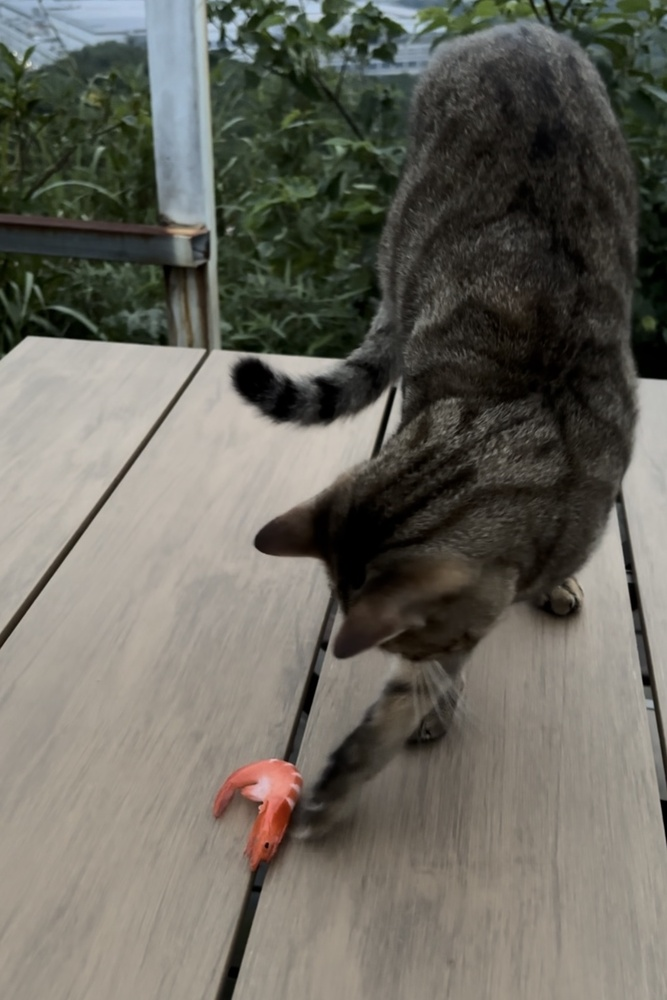
#> input picture img/cat/cat1.jpg, 667 x 1000 px, shrunk from 1264 x 1896 before the run
$ python Lucas_Kanade.py
#> lines starting #> are read from the running program, lines starting #| are printed output that depends on the picture; after the words box and inside, x2 and y2 are one past the last pixel; in counts of white or black regions, pixels touching at a corner belong together
import numpy as np
import cv2
import matplotlib.pyplot as plt

'''
    inRange checks whether the given cordinates line in the given image limits
 cordinates, limits are tuples i.e., (X,Y)
'''
def inRange( cordinates, limits):
	x,y = cordinates
	X_Limit, Y_Limit = limits
	return 0 <= x and x < X_Limit and 0 <= y and y < Y_Limit

'''
    opticalFlow calculates the displacements in X and Y directions i.e., (u,v)
    given two consecutive images varying with time
'''
def optical_flow(old_frame, new_frame, window_size, feature_params):

    feature_list = cv2.goodFeaturesToTrack(old_frame, mask = None, **feature_params)

    w = int(window_size/2)

    old_frame = old_frame / 255
    new_frame = new_frame / 255

    #Convolve to get gradients w.r.to X, Y and T dimensions
    kernel_x = np.array([[-1, 1], [-1, 1]])
    kernel_y = np.array([[-1, -1], [1, 1]])
    kernel_t = np.array([[1, 1], [1, 1]])

    fx = cv2.filter2D(old_frame, -1, kernel_x)              #Gradient over X
    fy = cv2.filter2D(old_frame, -1, kernel_y)              #Gradient over Y
    ft = cv2.filter2D(new_frame, -1, kernel_t) - cv2.filter2D(old_frame, -1, kernel_t)  #Gradient over Time


    u = np.zeros(old_frame.shape)
    v = np.zeros(old_frame.shape)

    for feature in feature_list:        #   for every corner
        j, i = feature.ravel()		#   get cordinates of the corners (i,j). They are stored in the order j, i
        i, j = int(i), int(j)		#   i,j are floats initially

        I_x = fx[i-w:i+w+1, j-w:j+w+1].flatten()
        I_y = fy[i-w:i+w+1, j-w:j+w+1].flatten()
        I_t = ft[i-w:i+w+1, j-w:j+w+1].flatten()

        b = np.reshape(I_t, (I_t.shape[0],1))
        A = np.vstack((I_x, I_y)).T

        U = np.matmul(np.linalg.pinv(A), b)     # Solving for (u,v) i.e., U

        u[i,j] = U[0][0]
        v[i,j] = U[1][0]

    return (u,v)


'''
Draw the displacement vectors on the image, given (u,v) and save it to the output filepath provided
'''
def drawOnFrame(frame, U, V, output_file):

    line_color = (0, 255, 0) #  Green

    for i in range(frame.shape[0]):
        for j in range(frame.shape[1]):
            u, v = U[i][j], V[i][j]

            if u and v:
                frame = cv2.arrowedLine( frame, (i, j), (int(round(i+u)), int(round(j+v))),
                                        (0, 255, 0),
                                        thickness=1
                                    )
    cv2.imwrite(output_file, frame)


'''
Create a plot of the displacement vectors given (u,v) and plot the two images and displacement in a row.
Save the plot to given output filepath
'''
def drawSeperately(old_frame, new_frame, U, V, output_file):

    displacement = np.ones_like(img2)
    displacement.fill(255.)             #Fill the displacement plot with White background
    line_color =  (0, 0, 0)
    # draw the displacement vectors
    for i in range(img2.shape[0]):
        for j in range(img2.shape[1]):

            start_pixel = (i,j)
            end_pixel = ( int(i+U[i][j]), int(j+V[i][j]) )

            #check if there is displacement for the corner and endpoint is in range
            if U[i][j] and V[i][j] and inRange( end_pixel, img1.shape ):
                displacement = cv2.arrowedLine( displacement, start_pixel, end_pixel, line_color, thickness =2)

    figure, axes = plt.subplots(1,3)
    axes[0].imshow(old_frame, cmap = "gray")
    axes[0].set_title("first image")
    axes[1].imshow(new_frame, cmap = "gray")
    axes[1].set_title("second image")
    axes[2].imshow(displacement, cmap = "gray")
    axes[2].set_title("displacements")
    figure.tight_layout()
    plt.savefig(output_file, bbox_inches = "tight", dpi = 200)


#   Read Input
img1 = cv2.imread("./img/cat/cat1.jpg")
#> img1 is the input picture: shape (1000, 667, 3); mean B, G, R 94.4, 103.3, 105.5
img1 = cv2.cvtColor(img1, cv2.COLOR_BGR2GRAY)
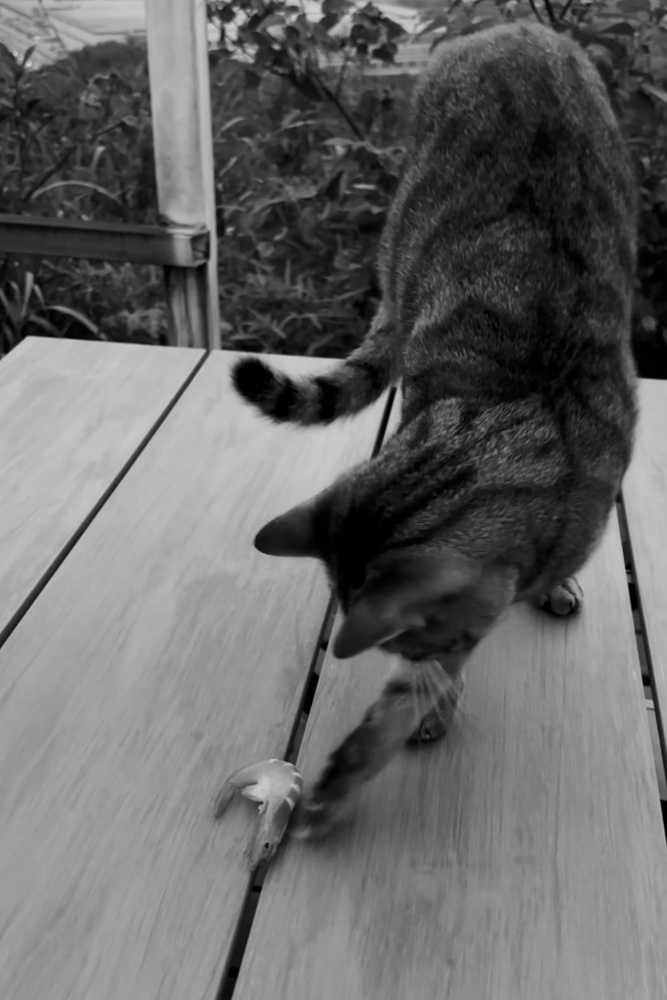
#> img1: shape (1000, 667); min 0, max 216, mean 103

img2 = cv2.imread("./img/cat/cat2.jpg")
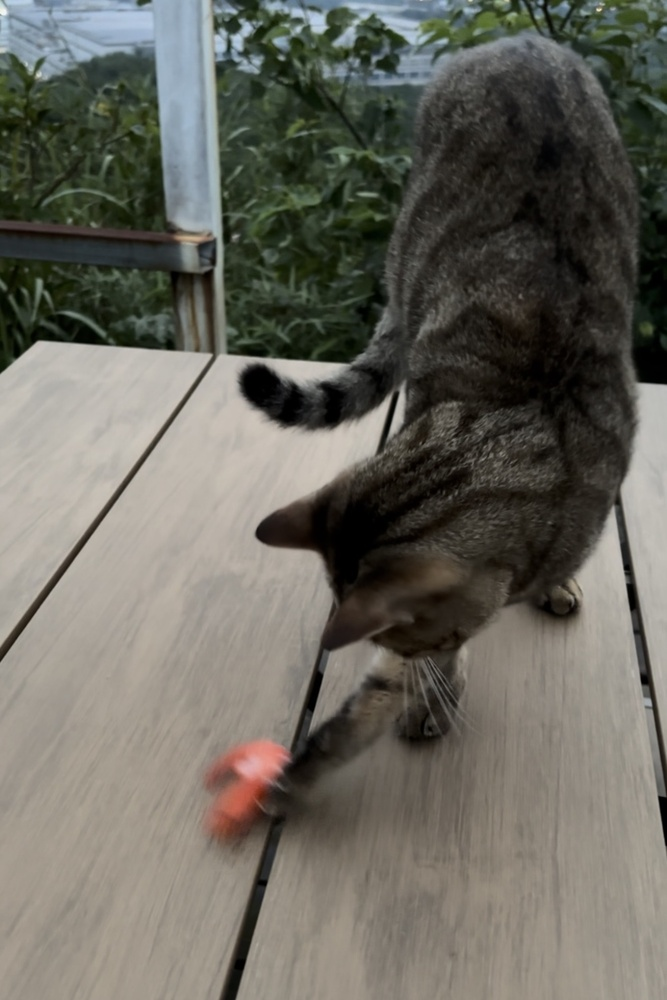
#> input picture img/cat/cat2.jpg, 667 x 1000 px, shrunk from 1264 x 1896 before the run
#> img2 is the input picture: shape (1000, 667, 3); mean B, G, R 94.8, 103.7, 105.6
img2 = cv2.cvtColor(img2, cv2.COLOR_BGR2GRAY)
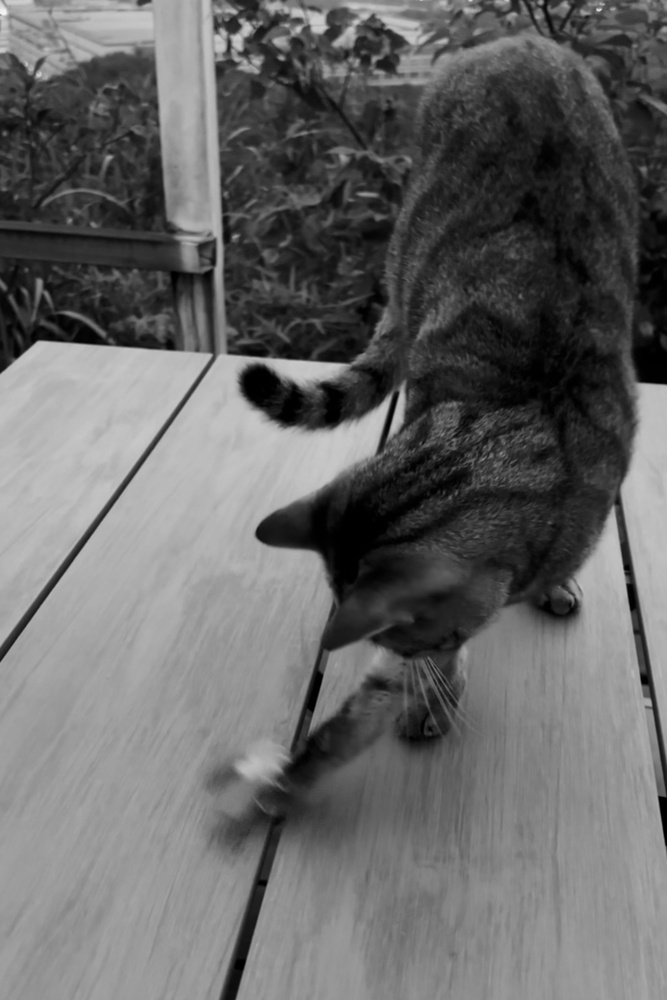
#> img2: shape (1000, 667); min 0, max 246, mean 103.2

# Obtain (u,v) from Lucas Kanade's optical flow approach
feature_params = dict( maxCorners = 100,
                       qualityLevel = 0.3,
                       minDistance = 7,
                       blockSize = 7 )

old_frame=img1
new_frame=img2
window_size=3


feature_list = cv2.goodFeaturesToTrack(old_frame, mask = None, **feature_params)
#> feature_list = 68 rows, first 8: [203, 350], [651, 708], [663, 800], [323, 15], [260, 804], [226, 26], [234, 8], [293, 762]

w = int(window_size/2)

old_frame = old_frame / 255
new_frame = new_frame / 255

#Convolve to get gradients w.r.to X, Y and T dimensions
kernel_x = np.array([[-1, 1], [-1, 1]])
kernel_y = np.array([[-1, -1], [1, 1]])
kernel_t = np.array([[1, 1], [1, 1]])

fx = cv2.filter2D(old_frame, -1, kernel_x)              #Gradient over X
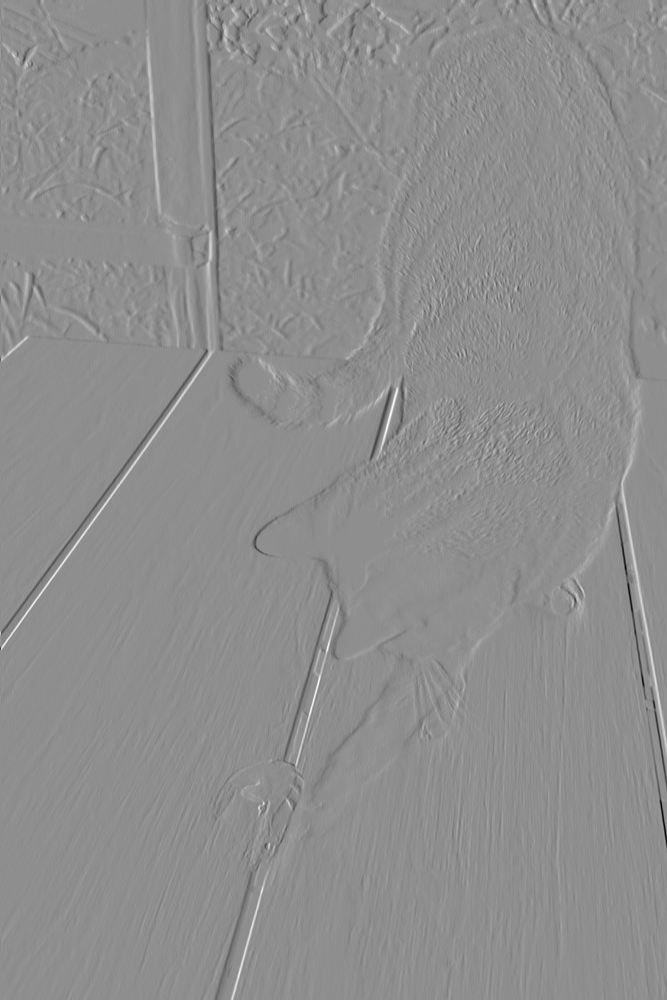
#> fx: shape (1000, 667) float64; min -0.843, max 0.667, mean -0.000188; drawn with min black and max white
fy = cv2.filter2D(old_frame, -1, kernel_y)              #Gradient over Y
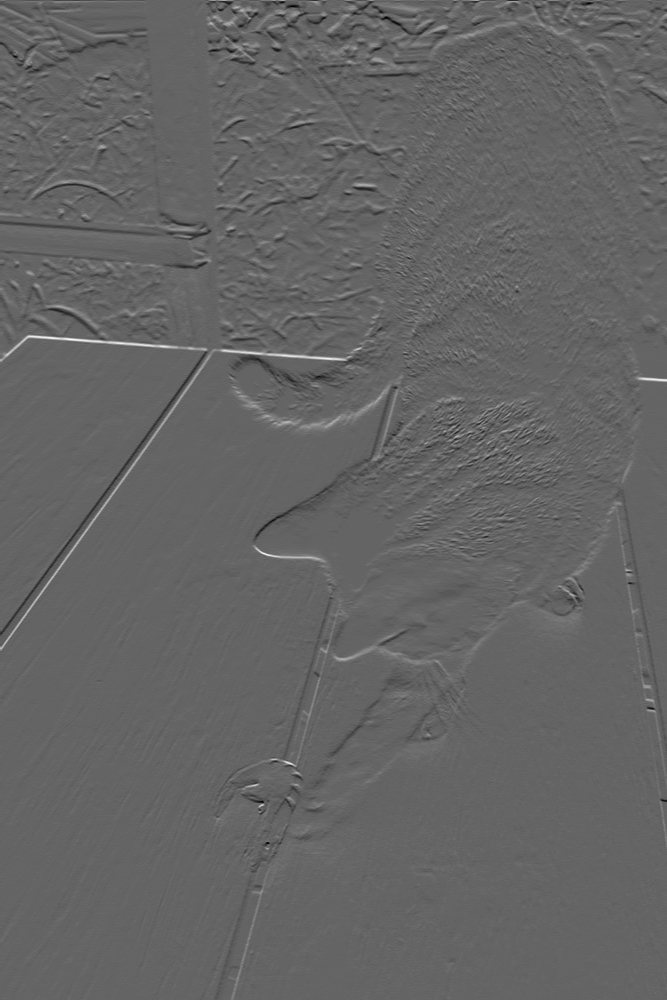
#> fy: shape (1000, 667) float64; min -0.447, max 0.682, mean 0.000133; drawn with min black and max white
ft = cv2.filter2D(new_frame, -1, kernel_t) - cv2.filter2D(old_frame, -1, kernel_t)  #Gradient over Time
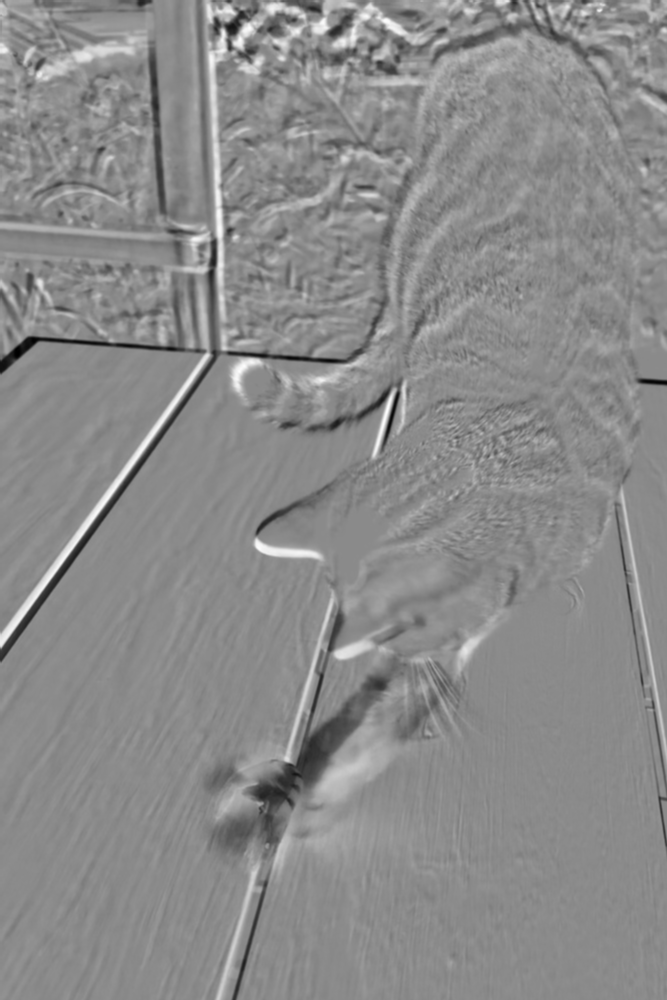
#> ft: shape (1000, 667) float64; min -3, max 2.52, mean 0.00385; drawn with min black and max white


u = np.zeros(old_frame.shape)
v = np.zeros(old_frame.shape)

for feature in feature_list:        #   for every corner
    j, i = feature.ravel()		#   get cordinates of the corners (i,j). They are stored in the order j, i
    i, j = int(i), int(j)		#   i,j are floats initially

    I_x = fx[i-w:i+w+1, j-w:j+w+1].flatten()
    I_y = fy[i-w:i+w+1, j-w:j+w+1].flatten()
    I_t = ft[i-w:i+w+1, j-w:j+w+1].flatten()

    b = np.reshape(I_t, (I_t.shape[0],1))
    A = np.vstack((I_x, I_y)).T

    U = np.matmul(np.linalg.pinv(A), b)     # Solving for (u,v) i.e., U

    u[i,j] = U[0][0]
    v[i,j] = U[1][0]
#> this loop made 68 passes
#> (j, i, U) on passes 1, 2, 3, 4, 5, 6, 7, 8, 10, 12, 15, 16: (203, 350, [19.02, 2.54]), (651, 708, [-12.32, 0.236]), (663, 800, [-8.1, 0.632]), (323, 15, [-1.98, -0.0807]), (260, 804, [0.728, -0.256]), (226, 26, [-12.12, -8.89]), (234, 8, [-0.254, -1.9]), (293, 762, [1.61, -0.247]), (266, 845, [-0.175, 0.824]), (27, 66, [0.253, 1.63]), (205, 261, [-1.09, -0.136]), (252, 60, [0.267, 0.0978])
#> (j, i, b, U) on passes 9, 11, 13, 14, 17, 20: (382, 15, [1.36, 0.953, 0.478, 1.22, 0.875, 0.467, 1.22, 0.894, 0.569], [2.24, 7.6]), (211, 20, [1.67, 1.33, 0.686, 1.57, 1.35, 0.729, 1.47, 1.39, 0.831], [5.88, 21.39]), (207, 232, [0.404, 0.522, 0.592, 0.561, 0.784, 0.922, 0.953, 1.1, 1.09], [-1.8, -3.56]), (234, 41, [0.706, 0.918, 1.07, 1.13, 1.45, 1.56, 1.38, 1.8, 1.93], [-7.61, -4.35]), (302, 13, [0.918, 0.843, 0.698, 0.984, 1.04, 1.05, 1.2, 1.4, 1.52], [-4.25, -4.03]), (370, 4, [1.09, 1.32, 1.08, 1.6, 1.68, 1.36, 1.86, 1.89, 1.65], [3.4, -11.04])

U, V = u, v


# U, V = optical_flow( img1, img2, 3, feature_params)

# Save results
img2 = cv2.cvtColor( img2, cv2.COLOR_GRAY2RGB)
#> img2: shape (1000, 667, 3)
drawSeperately(img1, img2, U, V, "./results/cat_seperate.jpg")
#> in drawSeperately, `displacement.fill(255.)`: displacement: shape (1000, 667, 3); every value is 255
#> after the loop in drawSeperately, `for i in range(img2.shape[0]):`:
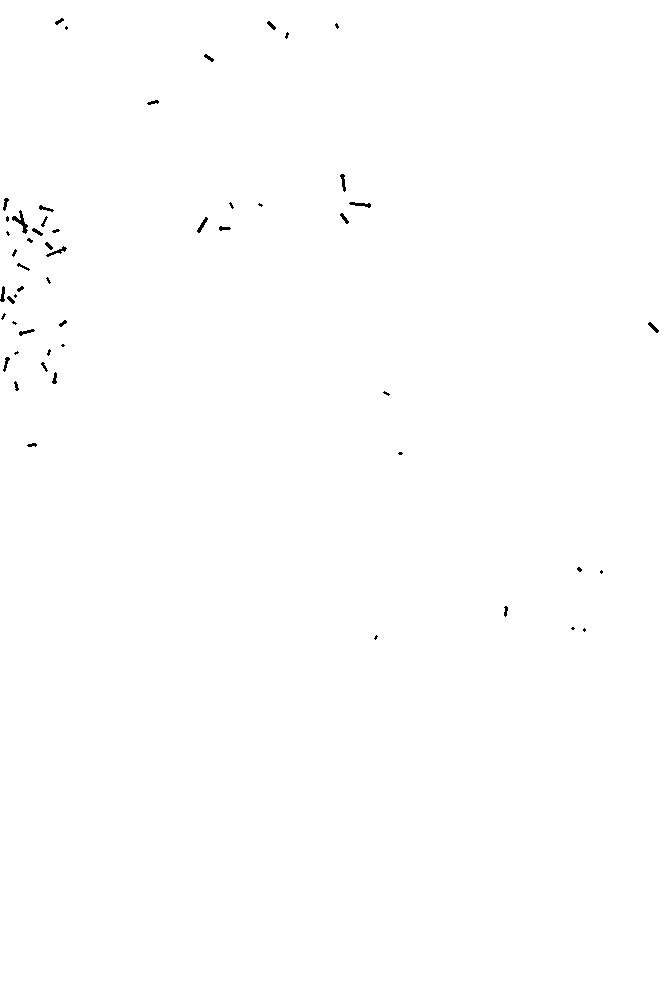
#> displacement: shape (1000, 667, 3); 99.8% white; black in thin lines or dots, all inside (x1, y1, x2, y2) = (0, 18, 659, 640)
drawOnFrame(img2, U, V, './results/cat.jpg')
